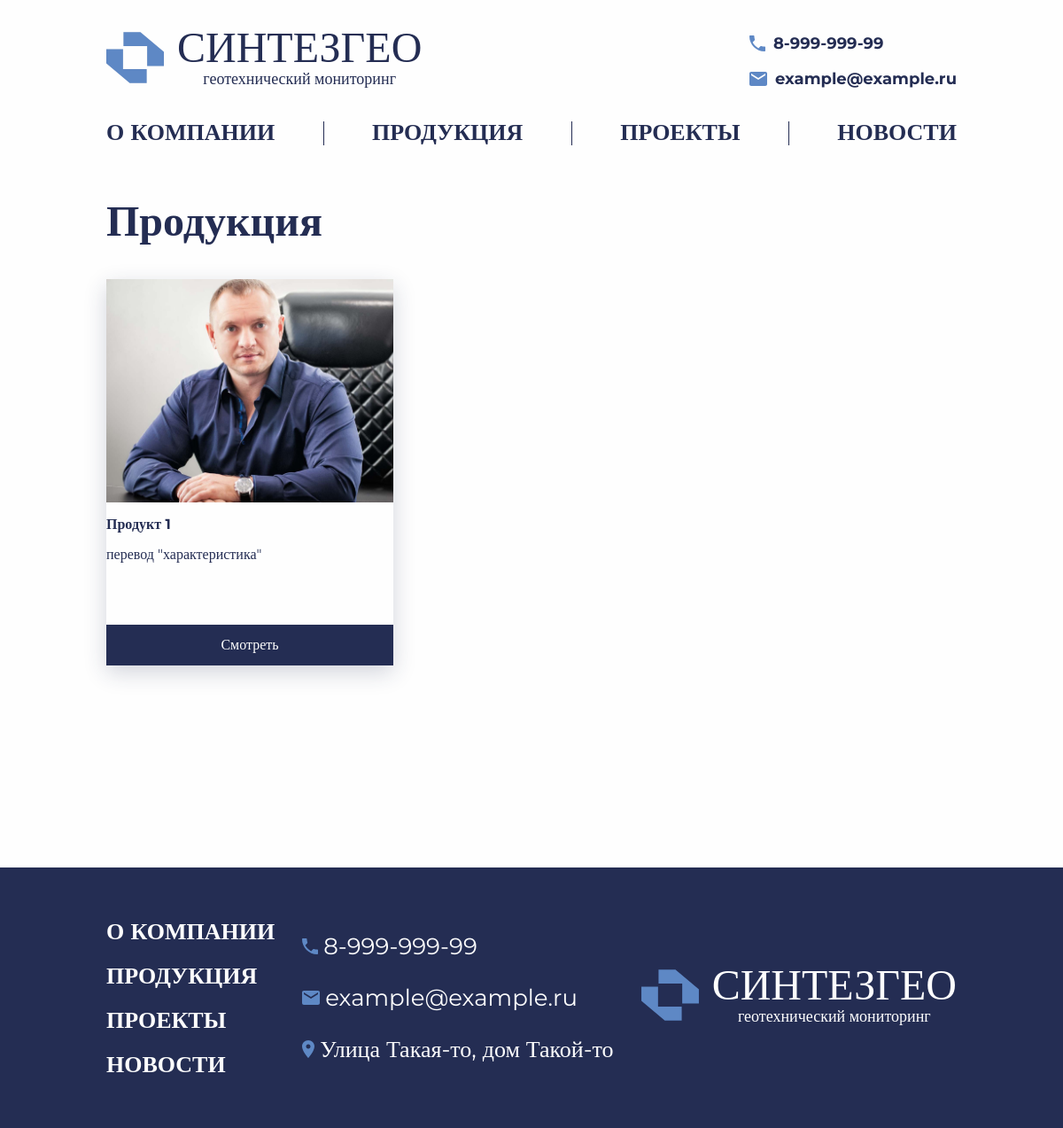
Before: /products/ with the older database file.
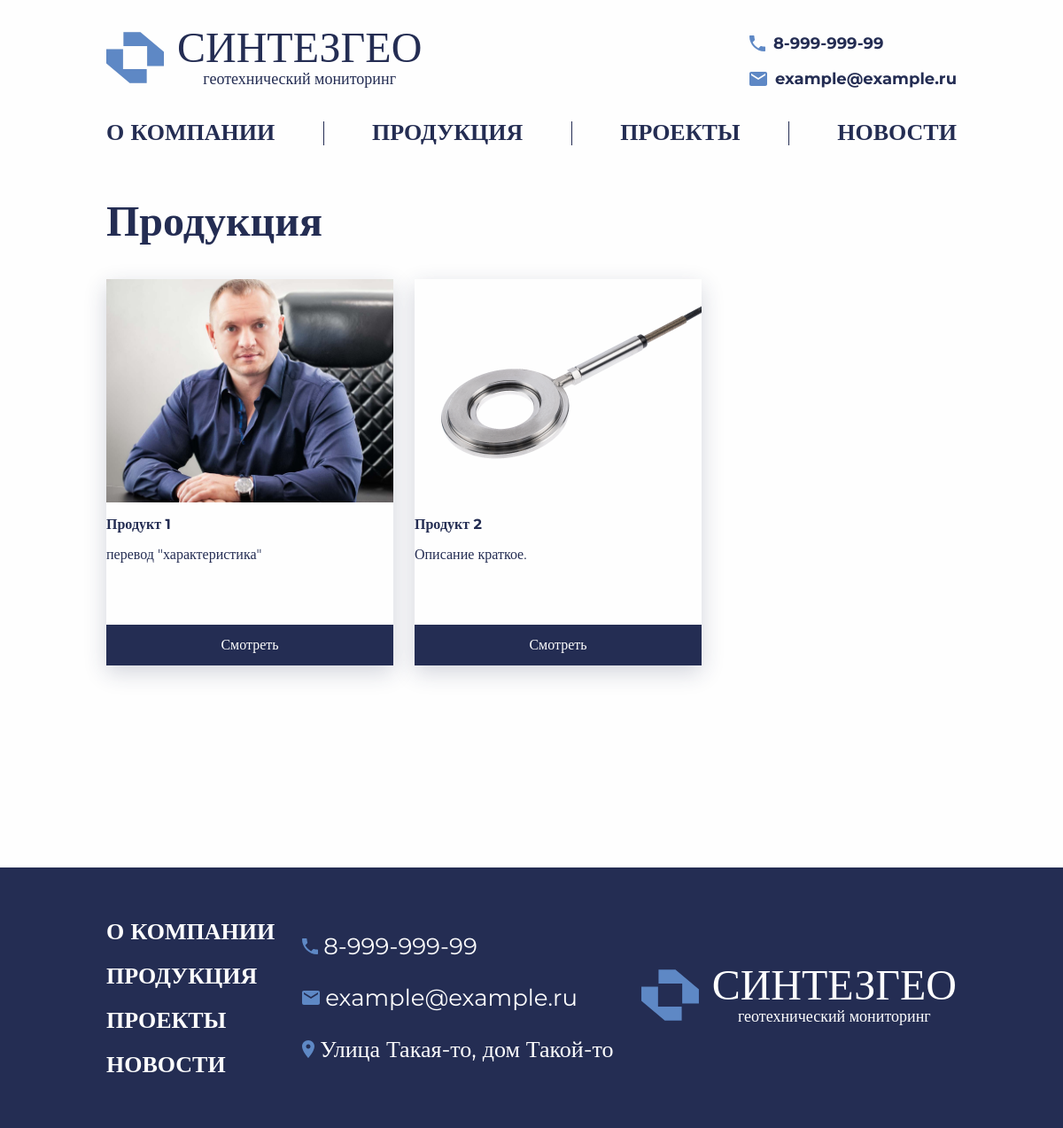
After: the same page with the newer database file.
### content/models.py (models this page shows, shortened)
class Product(models.Model):
    name = models.CharField(
        max_length=256,
        verbose_name='Название продукта')
    short_description = models.TextField(
        max_length=256,
        verbose_name='Краткое описание продукта')
    description = models.TextField(
        verbose_name='Полное описание продукта')
    preview = models.ImageField(
        upload_to='products_images',
        null=True,
        default=None,
        verbose_name='Фотография продукта')
    specifications = models.TextField(
        verbose_name='Основные технические характеристики',
        default=None
    )
    applying_object = models.TextField(
        verbose_name='Объект применения',
        default=None
    )
    sphere = models.TextField(
        verbose_name='Отрасль',
        default=None
    )
    class Meta:
        verbose_name = 'Продукт'
        verbose_name_plural = 'Продукты'

### api/views.py (the view)
# urls.py: path('products/', products_view, name='products'),
def products_view(request):
    products = Product.objects.all()
    return render(request, 'main/products.html', {'products': products})

### api/context_processors.py (called while the page is built)
def about_index_processor(request):
    about_index = AboutIndex.objects.first()  # Получаем первый объект AboutIndex
    return {
        'about_index': about_index  # Возвращаем объект в контексте
    }

### templates/main/products.html (shortened to what this page needs)
{% extends 'main/base.html' %}
{% load static %}
{% block content %}
<section class="products">
    <div class="container no-overflow">
        <h2 class="section__title products__title">
            <a href="#" class="section__title__link">Продукция</a>
        </h2>
        <div class="products__grid">
            <div class="products__row">
                {% for product in products %}
                <div class="card card_shadow">
                    <div class="card__prev">
                        <img src="{{ product.preview.url }}" alt="card__prev-img">
                    </div>
                    <div class="card__content">
                        <div class="card__title">{{ product.name }}</div>
                        <div class="card__desc">{{ product.short_description }}</div>
                        <a href="{% url 'product_detail' product.id %}" class="button button__accent card__button">
                            <span>Смотреть</span>
                        </a>
                    </div>
                </div>
                {% endfor %}
            </div>
        </div>
    </div>
</section>
{% endblock %}

Changed rows visible on the page:
added Product: preview (picture), name "Продукт 2", short_description "Описание краткое."
